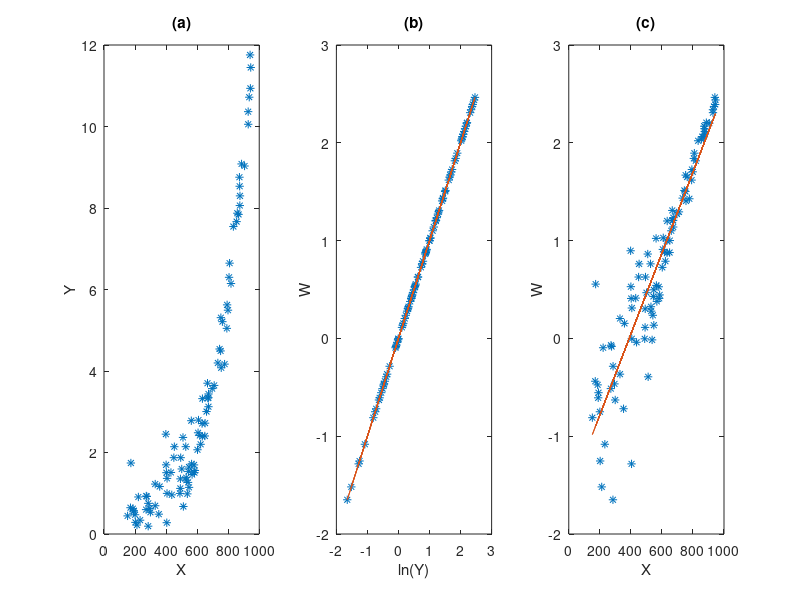

This figure's MATLAB source:
d=[1 530.641681142151 1.32199557823236 0.279142396667741 2;
2 271.10927067697 0.59848722387565 -0.513350101119811 1;
3 649.531827121973 2.40581548435118 0.877888924815823 3;
4 173.119564168155 1.74211656454099 0.555100790394289 1;
5 358.715804480016 1.16619263088102 0.153744280870692 2;
6 221.366400830448 0.909014721789415 -0.0953939893478895 1;
7 232.451470941305 0.338824275304212 -1.08227366793216 1;
8 733.488276787102 4.19724501665937 1.4344283616466 3;
9 666.736431978643 3.70023558157461 1.30839648831913 3;
10 608.717796579003 2.7966468185701 1.02842113473103 3;
11 905.488445237279 9.03062416135718 2.2006214858992 3;
12 886.137773655355 9.08130253531684 2.20621763335117 3;
13 200.418770313263 0.472333680616893 -0.750069592708827 1;
14 709.810727834702 3.64636677247376 1.29373126704833 3;
15 672.670337371528 3.34486787992452 1.20742719501972 3;
16 500.824776664376 1.59578904629242 0.467368313783021 2;
17 170.616525411606 0.6453421000974 -0.437974715044324 1;
18 751.156334578991 4.49266199087321 1.50244539709411 3;
19 564.385804347694 1.71898764993445 0.541735541927229 2;
20 942.999002709985 10.9365955304284 2.39211455390354 3;
21 329.834465496242 0.693774079181723 -0.365608905793415 2;
22 547.893068380654 1.14428451585715 0.134779564708556 2;
23 935.63335519284 10.7190379226078 2.37202140558985 3;
24 189.603423327208 0.544718062626013 -0.607486934455671 1;
25 151.866104081273 0.444590359339623 -0.810601961583625 1;
26 406.005642004311 0.996528391740468 -0.00347764827458176 2;
27 633.054636605084 2.3963317091863 0.873939113569992 3;
28 854.362622834742 7.6657484273674 2.03676214974462 3;
29 617.300148680806 2.41850911834071 0.883151283520105 3;
30 511.28141079098 0.675230463157458 -0.39270121948257 2;
31 634.065158292651 3.32176284063466 1.20049561810525 3;
32 755.146319977939 4.07940918414433 1.40595217012265 3;
33 858.731771446764 7.87214955797649 2.06333115829617 3;
34 866.783989220858 7.84289778991593 2.05960838213183 3;
35 668.562363833189 3.33609618755386 1.20480131728043 3;
36 402.108899690211 1.50447297718371 0.408442655599776 2;
37 489.17882386595 0.995909111277924 -0.00409927929843824 2;
38 329.885601811111 1.22533041476212 0.203210533963506 2;
39 696.884298697114 3.56826391702172 1.27207917975743 3;
40 186.048016883433 0.621782349890832 -0.475165167268833 1;
41 491.688171960413 1.11911121321147 0.112534810639264 2;
42 529.440457001328 1.38263323908412 0.323989825238255 2;
43 449.903722479939 1.87312639697992 0.62760890489027 2;
44 752.867530286312 5.30892758596141 1.66938985364439 3;
45 872.510627470911 8.75567369507763 2.16970191252921 3;
46 508.827661350369 2.36961328291809 0.862726770068558 2;
47 494.075290486217 1.8731199929708 0.627605485996556 2;
48 567.476292699575 1.45952510024027 0.378111108999209 2;
49 275.731902383268 0.920606250319473 -0.0827228582243981 1;
50 945.281623676419 11.4481815523872 2.43783090100219 3;
51 791.449999809265 5.04637708192615 1.61867057630634 3;
52 818.063288554549 6.1465024069584 1.81588320572339 3;
53 212.298891879618 0.219051475828355 -1.51844852734089 1;
54 562.42224611342 2.78043890845413 1.02260879597959 2;
55 541.651146113873 1.26644693827886 0.236215293236757 2;
56 928.758558817208 10.3643124660509 2.3383684114205 3;
57 776.924242451787 4.16915304578935 1.42771290865645 3;
58 285.326752439141 0.752046689377913 -0.284956870020897 1;
59 536.92491222173 0.984983655015196 -0.0151302318409308 2;
60 805.577781610191 6.29926914940939 1.84043361863778 3;
61 605.920596793294 2.48439099903123 0.910027558701452 3;
62 202.243481390178 0.285535751196542 -1.2533880346206 1;
63 651.139033399522 2.71964113156087 1.00049993467731 3;
64 406.278602778912 1.36443543150376 0.310740739785543 2;
65 294.571239873767 0.628071438675779 -0.465101363130493 1;
66 579.852499626577 1.69554032792578 0.52800146757098 2;
67 929.000801220536 10.0546581486324 2.30803602449972 3;
68 453.121164999902 2.14227946075733 0.761870430722422 2;
69 585.413992032409 1.5598560947767 0.444593570068421 2;
70 672.886046394706 3.12361566552687 1.13899119800922 3;
71 762.707649357617 5.21059514855104 1.65069408120887 3;
72 875.004979223013 8.06032296614865 2.08695362595751 3;
73 631.684881076217 2.71099073794267 0.997314154038053 3;
74 873.893254064023 8.533776762628 2.14403202583778 3;
75 673.192260786891 3.43672282384503 1.23451834982231 3;
76 798.717330023646 5.4923212292232 1.70335097658547 3;
77 299.084947258234 0.532821471008314 -0.62956886212889 1;
78 941.091305203736 11.7563768924966 2.46439580762908 3;
79 622.535330802202 2.20136905532519 0.789079464692326 3;
80 744.58744302392 4.54005051889146 1.51293813950048 3;
81 436.619045212865 0.961081160978845 -0.0396964188653053 2;
82 404.416368156672 0.277199548975626 -1.28301763873977 2;
83 352.900825068355 0.487115261621163 -0.719254507062922 2;
84 400.159694999456 1.69712308516913 0.528934514658453 2;
85 660.45945789665 3.00480082076027 1.10021128318149 3;
86 284.611333906651 0.192057883679991 -1.64995847488961 1;
87 582.610808685422 1.50515496874535 0.408895862165882 2;
88 492.431770823896 1.3530366935295 0.302351468946184 2;
89 398.427440039814 2.45011086733322 0.896133275505537 2;
90 875.907226838171 8.29778906427598 2.11598910151961 3;
91 431.215811707079 1.5100366336813 0.412133911248639 2;
92 545.317677035928 1.53609189384676 0.429241459659084 2;
93 272.165584750473 0.93253447173399 -0.0698491611404692 1;
94 602.29328405112 2.06729906343513 0.726242955011317 3;
95 809.007224440575 6.64652566563546 1.8940942618445 3;
96 191.516400314867 0.573957532869715 -0.555199869947096 1;
97 547.817688062787 1.64342862842135 0.496784686602569 2;
98 526.806006766856 2.14307447205748 0.762241467197696 2;
99 793.022235482931 5.6231176496191 1.72688625201829 3;
100 833.371655270457 7.54493437531248 2.02087639441028 3;];

X=d(:,2);
Y=d(:,3);
W=d(:,4);
Z=d(:,5);

%==============================================================
% CALCUL DES COEFFICIENTS

muX = sum(X)/100;
muW = sum(W)/100;
Sxw = 0;
Sxx = 0;

for i=1:100
    Sxw = Sxw + (X(i)-muX) * (W(i)-muW);
    Sxx = Sxx + (X(i)-muX) * (X(i)-muX);
end

B1 = Sxw / Sxx
Bo = muW - B1 * muX

%==============================================================
% REPRESENTATIONS GRAPHIQUES

subplot(1,3,1)
plot(X,Y,'*') 
title('(a)')
xlabel('X')
ylabel('Y')
subplot(1,3,2)
plot(log(Y),W,'*',log(Y),W)
title('(b)')
xlabel('ln(Y)')
ylabel('W')
subplot(1,3,3)
plot(X,W,'*',X,B1.*X+Bo)
title('(c)')
xlabel('X')
ylabel('W')
